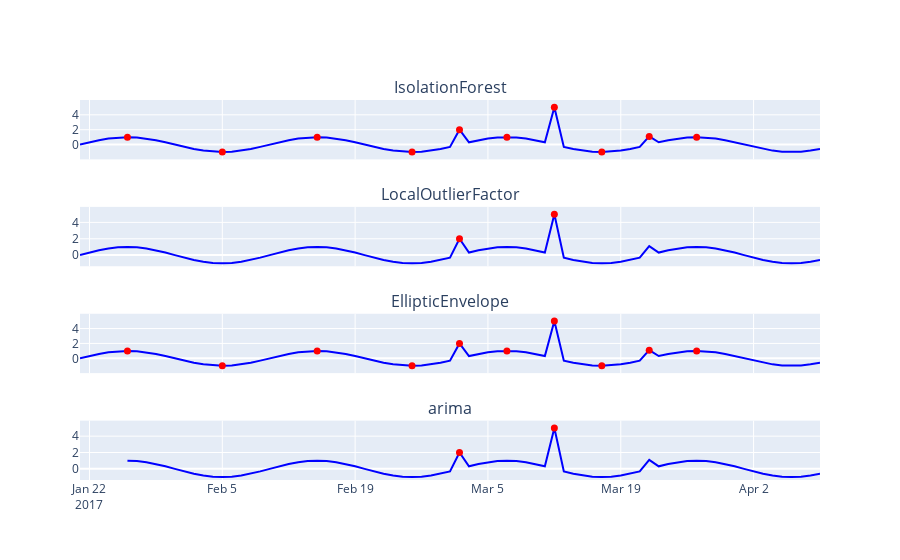

Notebook code for this chart:
### Code cell
widget.show(viz_backend='plotly')
